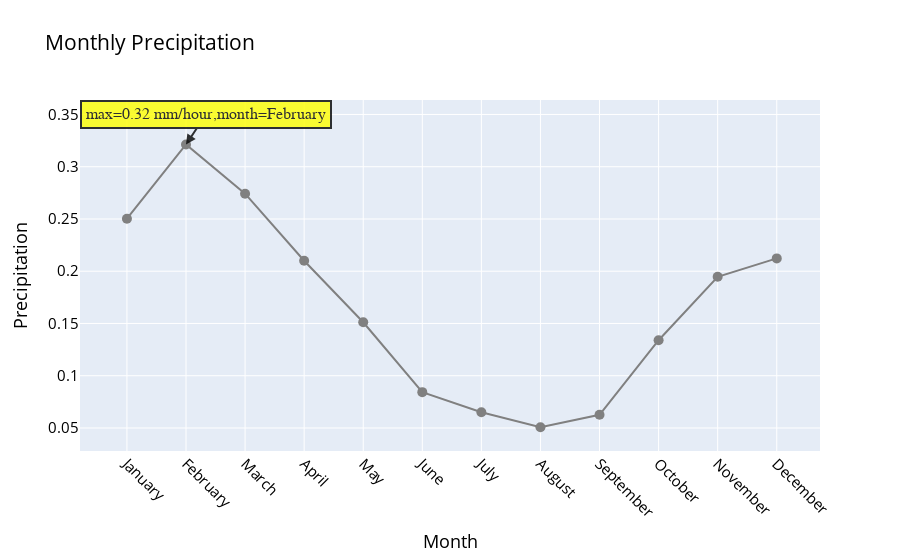

Notebook code for this chart:
### Markdown cell above
### Precipitation by  month

### Code cell
m=ne.groupby(ne.index.month)[["ACCUMULATED PRECIPITATION HOURLY (mm)","AIR TEMPERATURE - DRY BULB (°C)"]].mean()
fig = go.Figure()

fig.add_trace(
    go.Scatter(
        x=m.index,
        y=m["ACCUMULATED PRECIPITATION HOURLY (mm)"], name="Line", mode="lines+markers", marker=dict(color="grey", size=10)
    ))

fig.add_annotation(
    x=2,
    y=0.3212767,
    xref="x",
    yref="y",
    text="max=0.32 mm/hour,month=February",
    showarrow=True,
    font=dict(
        family="Courier New,monospace",
        size=16,
        color="black"
    ),
    align="center",
    arrowhead=2,
    arrowsize=1,
    arrowwidth=2,
    arrowcolor="black",
    ax=20,
    ay=-30,
    bordercolor="black",
    borderwidth=2,
    borderpad=4,
    bgcolor="yellow",
    opacity=0.8
)

fig = fig.update_xaxes(tickangle=45,
                 tickmode = 'array',
                 tickvals = ['0', '1', '2', '3', '4', '5', '6','7','8','9','10','11','12'],
                 ticktext= ['', 'January', 'February','March', 'April', 'May', 'June', 'July','August','September','October','November','December'])




fig.update_layout(
    title="Monthly Precipitation",
    xaxis_title="Month",
    yaxis_title="Precipitation",
    legend_title="Graph type",
    font=dict(
        size=15,
        color="black"
    ))

fig.show();

### Figure 1 — Plotly figure (JSON) as saved in the notebook; plotly's stock layout.template omitted (floating-point values rounded to 4 significant figures)
{"data": [{"marker": {"color": "grey", "size": 10}, "mode": "lines+markers", "name": "Line", "type": "scatter", "x": [1, 2, 3, 4, 5, 6, 7, 8, 9, 10, 11, 12], "y": [0.2503, 0.3213, 0.2742, 0.2101, 0.1511, 0.08429, 0.06501, 0.05075, 0.06258, 0.134, 0.1947, 0.2123]}], "layout": {"annotations": [{"align": "center", "arrowcolor": "black", "arrowhead": 2, "arrowsize": 1, "arrowwidth": 2, "ax": 20, "ay": -30, "bgcolor": "yellow", "bordercolor": "black", "borderpad": 4, "borderwidth": 2, "font": {"color": "black", "family": "Courier New,monospace", "size": 16}, "opacity": 0.8, "showarrow": true, "text": "max=0.32 mm/hour,month=February", "x": 2, "xref": "x", "y": 0.3213, "yref": "y"}], "font": {"color": "black", "size": 15}, "legend": {"title": {"text": "Graph type"}}, "title": {"text": "Monthly Precipitation"}, "xaxis": {"tickangle": 45, "tickmode": "array", "ticktext": ["", "January", "February", "March", "April", "May", "June", "July", "August", "September", "October", "November", "December"], "tickvals": ["0", "1", "2", "3", "4", "5", "6", "7", "8", "9", "10", "11", "12"], "title": {"text": "Month"}}, "yaxis": {"title": {"text": "Precipitation"}}}}
